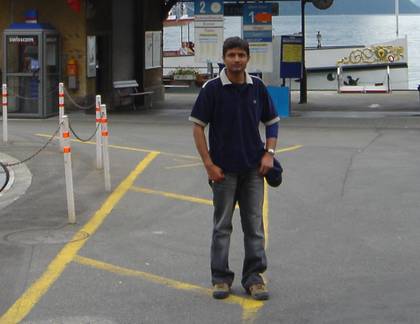
%> input picture P_Test.png, 420 x 324 px, shrunk from 933 x 720 before the run; its folder holds 2 pictures in this run
$ octave Train.m   (GNU Octave 9; MATLAB toolbox functions it lacks are replaced by stand-ins)
%> lines starting %> are read from the running program, lines starting %| are printed output that depends on the picture
### HOG.m
function HogVec = HOG(im)


     if size(im,3) == 3
      	    im = rgb2gray(im);
     end

     HogVec = [];

     for x = 1 : floor(size(im,1)/8)

         for y = 1 : floor(size(im,2)/8)


             D = im(x:x+7, y:y+7);

             vb = GiveBin(D);

             HogVec = [HogVec;vb];


         end
     end

end


% [62 lines left out: function GiveBin, not called in this run]

### Train.m

cd '\Computer Vision\Project\Human Detector\pos';

Images = dir('*.png');

c = [];


for k = 1:length(Images)
  filename = Images(k).name;
  data1 = rgb2gray(imread(filename));
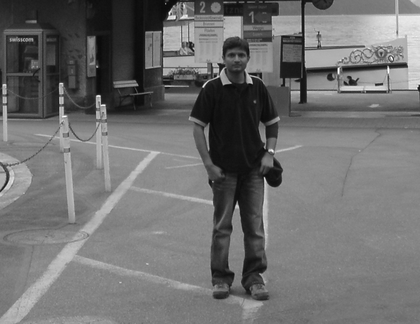
%> data1: size 324x420 uint8; min 7, max 255, mean 111.1
  hv = HOG(data1);
%> (the run ends here)
